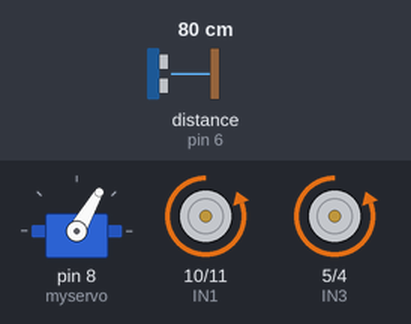
Bench run of a sketch on a simulated Arduino Uno, built with avr-gcc and run on an emulated ATmega328P. On the bench: servo, motor-driver pin pairs drawn as motors (green arrow = first pin HIGH = forward, orange = second pin HIGH = backward, longer = more drive, scaled by the enable pin). Wiring (inferred from the names in the program): ultrasonic range finder: trigger pin 7; echo pin 6. The test bench sets the inputs (shaded band); at power-on: distance to the obstacle (sensor on pin 6) 80 cm. The echo pulse lasts 58.3 µs per cm.

Above: at 1.04 s.
1.4 s: distance to the obstacle (sensor on pin 6) set to 33 cm
4.4 s: distance to the obstacle (sensor on pin 6) set to 27 cm
At 5.17 s:
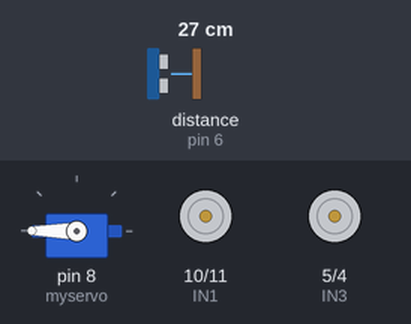
7.4 s: distance to the obstacle (sensor on pin 6) set to 35 cm
At 7.62 s:
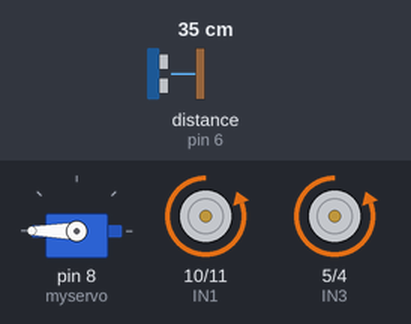
10.4 s: distance to the obstacle (sensor on pin 6) set to 2 cm
At 11.29 s:
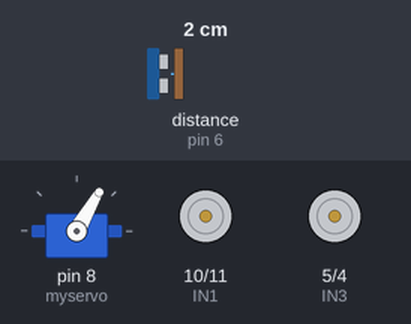
Timing chart, 0 to 14.4 s (numbered marks = the images above; inputs shaded):
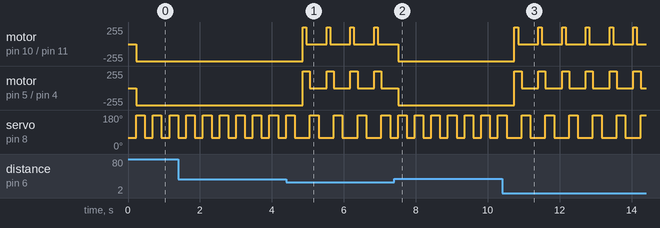

The sketch:

scru_fe.ino
```cpp
/*
  Este Sketch esta desarrollado partiendo de los ejemplos del libro de EduBasica.
  Más Info:
  http://www.practicasconarduino.com/manualrapido/sensor_de_ultrasonidos.html
  http://www.practicasconarduino.com/manualrapido/programa7.html
*/


// SERVO
#include <Servo.h>

Servo myservo;        // crea un objeto tipo servo para controlar el servo
int pos = 0;          // variable para almacenar la posición del servo

// HC-SR04
int trigPin = 7;
int echoPin = 6;
long duration; // tiempo de ida/vuelta
int cm = 0; // Para almacenar el valor obtenido en cm valor=0
int DISTANCIA = 30; // cm

// MOTORES
int MAX = 255;
// MOTOR Derecho
int IN3 = 5;    // Input3 conectada al pin 5
int IN4 = 4;    // Input4 conectada al pin 4
int ENB = 3;    // ENB conectada al pin 3 de Arduino

// MOTOR Izquierdo
int IN2 = 11;    // Input3 conectada al pin 5
int IN1 = 10;    // Input4 conectada al pin 4
int ENA = 9;    // ENB conectada al pin 3 de Arduino

void setup() {

// Motores
  pinMode (ENB, OUTPUT);
  pinMode (IN3, OUTPUT);
  pinMode (IN4, OUTPUT);
  pinMode (ENA, OUTPUT);
  pinMode (IN2, OUTPUT);
  pinMode (IN1, OUTPUT);
// HC-SR04
  pinMode(trigPin, OUTPUT);
  pinMode(echoPin, INPUT);
  myservo.attach(8);
  pos = 120;
  myservo.write(pos);
}

void loop()

{
// Servo
pos = 60;
myservo.write(pos);
delay(120); // wait 120milliseconds for servo to reach position

//ponemos al trigger a low para activarlo después

   digitalWrite(trigPin, LOW);
   delayMicroseconds(2);

//Activar el módulo con un pulso de 10microsec.

  digitalWrite(trigPin, HIGH);
  delayMicroseconds(10);
  digitalWrite(trigPin, LOW);

//Esperamos la llegada de un pulso HIGH

duration = pulseIn(echoPin, HIGH);

 //tiempo de ida y vuelta, dividimos por 2

duration = duration / 2;

//La velocidad del sonido es de 340 m/s
//es decir, 29 microsegundos por centímetro

cm = duration/ 29;

delay(100);

if (cm < DISTANCIA) {
  // ATRAS
  digitalWrite (IN3, HIGH);
  digitalWrite (IN4, LOW);
  analogWrite(ENB, MAX); // Velocidad

  digitalWrite (IN1, HIGH);
  digitalWrite (IN2, LOW);
  analogWrite(ENA,MAX); // Velocidad

  delay(100);

  // -- GIRO --
  digitalWrite (IN3, HIGH);
  digitalWrite (IN4, LOW);
  analogWrite(ENB,MAX); // Velocidad
  analogWrite(ENA,0); // Velocidad

  delay(100);

  analogWrite(ENB,0); // Velocidad
  analogWrite(ENA,0); // Velocidad

} else {
  // -- ADELANTE--
  // -- MOTOR DERECHO --
  digitalWrite (IN3, LOW);
  digitalWrite (IN4, HIGH);
  analogWrite(ENB,MAX); // Velocidad
  // -- MOTOR IZQUIERDO --
  digitalWrite (IN1, LOW);
  digitalWrite (IN2, HIGH);
  analogWrite(ENA,MAX); // Velocidad
}

// Servo
pos = 180;
myservo.write(pos);
delay(240); // Esperamos que servo termine

}
```

Measured:
- the behaviour switches between 31 and 30 cm on distance to the obstacle (sensor on pin 6) (found by bisection; images 0 and 1)
- after the input at 4.4 s, motor on pin 10 (IN1) / pin 11 (IN2): alternates forward 255/255 for 0.10 s and stopped for 0.56 s, starting after 0.46 s; motor on pin 5 (IN3) / pin 4 (IN4): alternates forward 255/255 for 0.20 s and stopped for 0.46 s, starting after 0.46 s
- after the input at 7.4 s, servo on pin 8 (myservo): alternates 180° for 0.24 s and 60° for 0.22 s, starting after 0.11 s
- after the input at 10.4 s, motor on pin 10 (IN1) / pin 11 (IN2): alternates forward 255/255 for 0.10 s and stopped for 0.56 s, starting after 0.34 s; motor on pin 5 (IN3) / pin 4 (IN4): alternates forward 255/255 for 0.20 s and stopped for 0.46 s, starting after 0.34 s
- by itself, servo on pin 8 (myservo): alternates 180° for 0.24 s and 60° for 0.22 s
